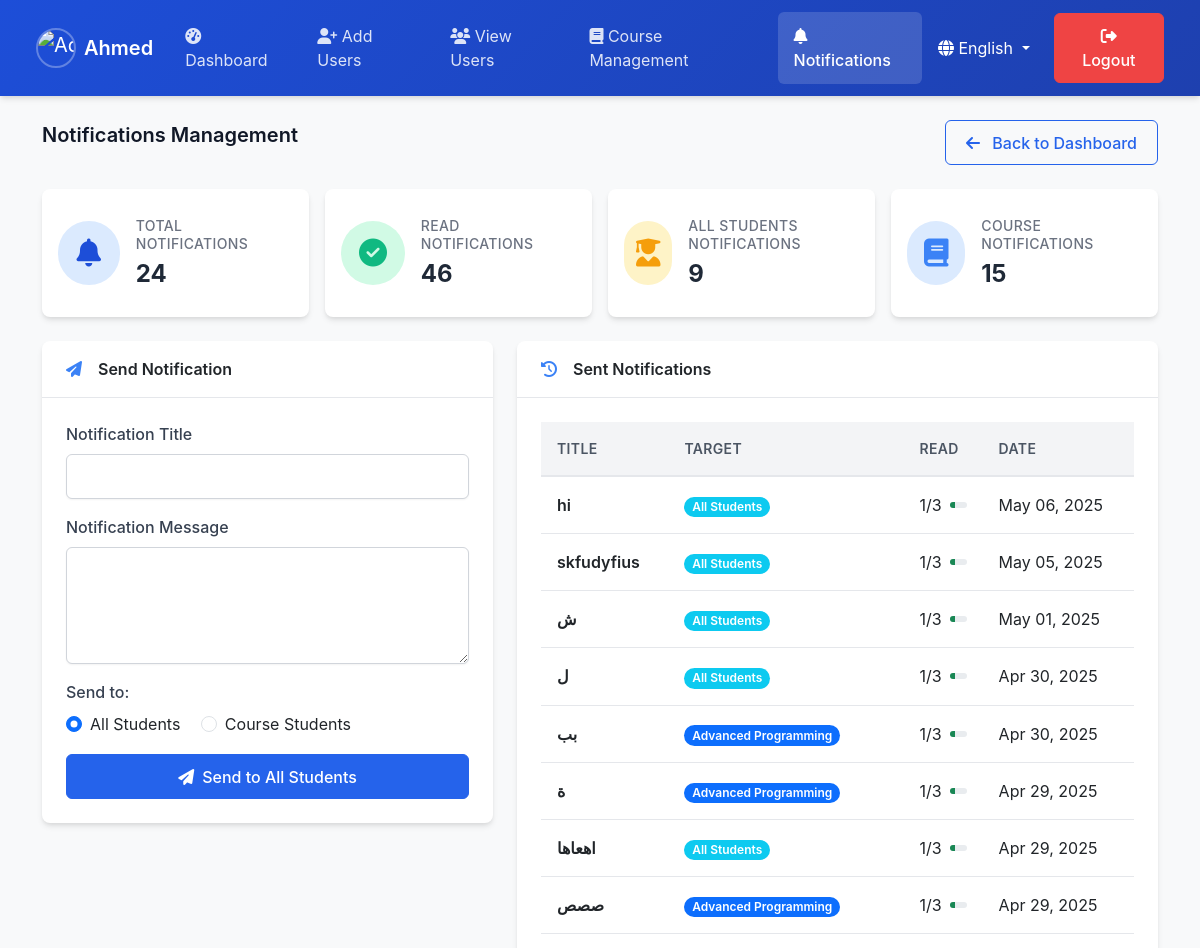
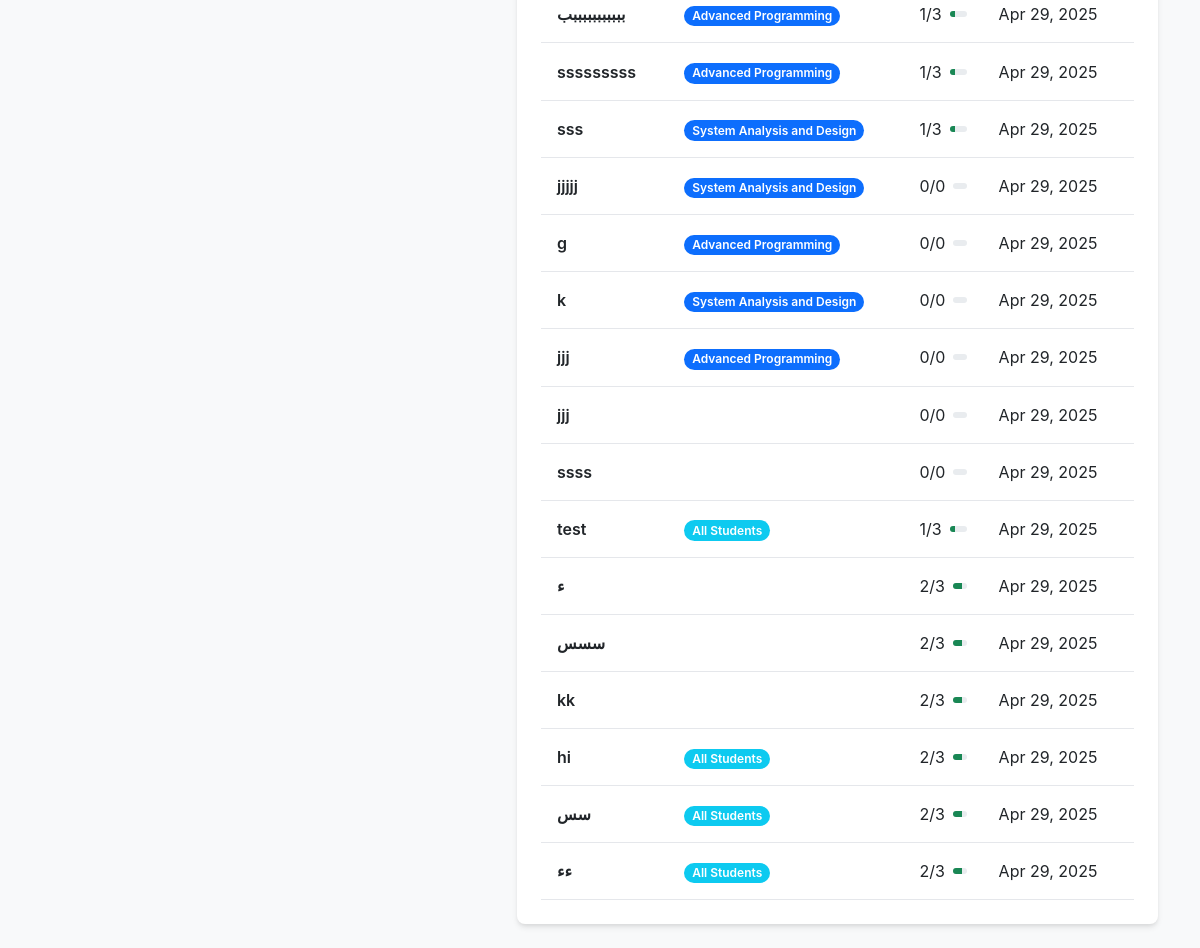
The app's page /admin/notifications_management.php (signed in) with its own data (2 pictures, top to bottom).
### tables this page shows
CREATE TABLE IF NOT EXISTS `notifications` (
  `notification_id` int NOT NULL AUTO_INCREMENT,
  `title` varchar(255) NOT NULL,
  `message` text NOT NULL,
  `created_at` timestamp NULL DEFAULT CURRENT_TIMESTAMP,
  `sender_id` int DEFAULT NULL,
  `target_type` varchar(50) NOT NULL COMMENT 'all, course, specific',
  `target_id` int DEFAULT NULL COMMENT 'course_id or NULL if for all',
  PRIMARY KEY (`notification_id`),
  KEY `sender_id` (`sender_id`)
);

### public_html/admin/notifications_management.php (the view, shortened to what the rows shown need)
<?php
require_once 'notifications.php';
$current_lang = $_SESSION['admin_lang'];
$translations = [
    'en' => [
        'page_title' => 'Notifications Management',
        'send_notification' => 'Send Notification',
        'notification_title' => 'Notification Title',
        'notification_message' => 'Notification Message',
        'send_to' => 'Send to:',
        'all_students' => 'All Students',
        'course_students' => 'Course Students',
        'select_course' => 'Select Course',
        'send_to_all' => 'Send to All Students',
        'send_to_course' => 'Send to Course Students',
        'sent_notifications' => 'Sent Notifications',
        'title' => 'Title',
        'target' => 'Target',
        'read' => 'Read',
        'date' => 'Date',
        'no_notifications' => 'No notifications sent yet',
        'dashboard' => 'Dashboard',
        'add_users' => 'Add Users',
        'view_users' => 'View Users',
        'course_management' => 'Course Management',
        'notifications' => 'Notifications',
        'logout' => 'Logout'
    ],
    'ar' => [
        'page_title' => 'إدارة الإشعارات',
        'send_notification' => 'إرسال إشعار',
        'notification_title' => 'عنوان الإشعار',
        'notification_message' => 'رسالة الإشعار',
        'send_to' => 'إرسال إلى:',
        'all_students' => 'جميع الطلاب',
        'course_students' => 'طلاب المقرر',
        'select_course' => 'اختر المقرر',
        'send_to_all' => 'إرسال لجميع الطلاب',
        'send_to_course' => 'إرسال لطلاب المقرر',
        'sent_notifications' => 'الإشعارات المرسلة',
        'title' => 'العنوان',
        'target' => 'الهدف',
        'read' => 'مقروء',
        'date' => 'التاريخ',
        'no_notifications' => 'لا توجد إشعارات مرسلة حتى الآن',
        'dashboard' => 'لوحة التحكم',
        'add_users' => 'إضافة مستخدمين',
        'view_users' => 'عرض المستخدمين',
        'course_management' => 'إدارة المقررات',
        'notifications' => 'الإشعارات',
        'logout' => 'تسجيل خروج'
    ]
];
$t = $translations[$current_lang];
$notificationsResult = getAllNotifications();
function getNotificationsStatistics() {
    $conn = connectDB();
    $stats = [
        'total' => 0,
        'read' => 0,
        'unread' => 0,
        'all_target' => 0,
        'course_target' => 0
    ];
    $tableExistsResult = $conn->query("SHOW TABLES LIKE 'Notifications'");
    $totalQuery = "SELECT COUNT(*) as count FROM Notifications";
    $result = $conn->query($totalQuery);
    if ($result && $row = $result->fetch_assoc()) {
        $stats['total'] = $row['count'];
    }
    $targetTypeQuery = "SELECT target_type, COUNT(*) as count FROM Notifications GROUP BY target_type";
    $result = $conn->query($targetTypeQuery);
    if ($result) {
        while ($row = $result->fetch_assoc()) {
            if ($row['target_type'] == 'all') {
                $stats['all_target'] = $row['count'];
            } elseif ($row['target_type'] == 'course') {
                $stats['course_target'] = $row['count'];
            }
        }
    }
    $readStatsQuery = "SELECT SUM(is_read) as read_count, COUNT(*) as total FROM NotificationRecipients";
    $result = $conn->query($readStatsQuery);
    if ($result && $row = $result->fetch_assoc()) {
        $stats['read'] = $row['read_count'] ?: 0;
        $stats['unread'] = $row['total'] - $stats['read'];
    }
    return $stats;
}
$notificationStats = getNotificationsStatistics();
?>
<!DOCTYPE html>
<html lang="<?php echo $current_lang; ?>">
<head>
    <link rel="stylesheet" href="https://cdn.jsdelivr.net/npm/bootstrap@5.3.0/dist/css/bootstrap.min.css">
    <link rel="stylesheet" href="https://cdnjs.cloudflare.com/ajax/libs/font-awesome/6.4.0/css/all.min.css">
    <link rel="stylesheet" href="admin.css">
</head>
<body class="bg-light" <?php echo $current_lang == 'ar' ? 'dir="rtl"' : ''; ?>>
<?php
if (file_exists('includes/header.php')) {
    include 'includes/header.php';
} ?>
<div class="container">
    <div class="d-flex justify-content-between align-items-center mb-4">
        <h2><?php echo $t['page_title']; ?></h2>
    </div>
    <div class="row g-3 mb-4">
        <div class="col-xl-3 col-md-6">
            <div class="card h-100">
                <div class="card-body card-stats card-stats-primary">
                    <div class="card-stats-content">
                        <h2><?php echo $notificationStats['total']; ?></h2>
                    </div>
                </div>
            </div>
        </div>
        <div class="col-xl-3 col-md-6">
            <div class="card h-100">
                <div class="card-body card-stats card-stats-success">
                    <div class="card-stats-content">
                        <h2><?php echo $notificationStats['read']; ?></h2>
                    </div>
                </div>
            </div>
        </div>
        <div class="col-xl-3 col-md-6">
            <div class="card h-100">
                <div class="card-body card-stats card-stats-warning">
                    <div class="card-stats-content">
                        <h2><?php echo $notificationStats['all_target']; ?></h2>
                    </div>
                </div>
            </div>
        </div>
        <div class="col-xl-3 col-md-6">
            <div class="card h-100">
                <div class="card-body card-stats card-stats-info">
                    <div class="card-stats-content">
                        <h2><?php echo $notificationStats['course_target']; ?></h2>
                    </div>
                </div>
            </div>
        </div>
    </div>
    <div class="row">
        <div class="col-lg-7">
            <div class="card">
                <div class="card-body">
                    <div class="table-responsive">
                        <table class="table table-hover align-middle">
                            <thead>
                                <tr>
                                    <th><?php echo $t['title']; ?></th>
                                    <th><?php echo $t['target']; ?></th>
                                    <th><?php echo $t['read']; ?></th>
                                    <th><?php echo $t['date']; ?></th>
                                </tr>
                            </thead>
                            <tbody>
                                <?php if ($notificationsResult && $notificationsResult->num_rows > 0): ?>
                                    <?php while ($notification = $notificationsResult->fetch_assoc()): ?>
                                        <tr>
                                            <td class="fw-semibold"><?php echo $notification['title']; ?></td>
                                            <td>
                                                <?php if ($notification['target_type'] == 'all'): ?>
                                                    <span class="badge bg-info"><?php echo $notification['target_name']; ?></span>
                                                <?php else: ?>
                                                    <span class="badge bg-primary"><?php echo $notification['target_name']; ?></span>
                                                <?php endif; ?>
                                            </td>
                                            <td>
                                                <div class="d-flex align-items-center">
                                                    <div class="me-2"><?php echo $notification['read_count']; ?>/<?php echo $notification['recipient_count']; ?></div>
                                                    <?php
                                                    $percentage = ($notification['recipient_count'] > 0) ? ($notification['read_count'] / $notification['recipient_count']) * 100 : 0;
                                                    ?>
                                                    <div class="progress flex-grow-1" style="height: 6px;">
                                                        <div class="progress-bar bg-success" role="progressbar" style="width: <?php echo $percentage; ?>%"
                                                             aria-valuenow="<?php echo $percentage; ?>" aria-valuemin="0" aria-valuemax="100"></div>
                                                    </div>
                                                </div>
                                            </td>
                                            <td><?php echo date('M d, Y', strtotime($notification['created_at'])); ?></td>
                                        </tr>
                                    <?php endwhile; ?>
                                <?php endif; ?>
                            </tbody>
                        </table>
                    </div>
                </div>
            </div>
        </div>
    </div>
</div>
</body>
</html>

### public_html/admin/includes/header.php (shortened to what the rows shown need)
<?php
function getAdminName() {
    $defaultName = 'مدير النظام';
    $admin_id = $_SESSION['user_id'];
    $conn = connectDB();
    $sql = "SELECT name FROM admins WHERE admin_id = ? LIMIT 1";
    $stmt = $conn->prepare($sql);
    $stmt->bind_param("i", $admin_id);
    $stmt->execute();
    $result = $stmt->get_result();
    if ($result && $result->num_rows > 0) {
        $row = $result->fetch_assoc();
        return $row['name'];
    }
    return $defaultName;
}
$current_lang = isset($_SESSION['admin_lang']) ? $_SESSION['admin_lang'] : 'en';
$adminName = getAdminName();
$current_page = basename($_SERVER['PHP_SELF']);
$is_dashboard = ($current_page === 'admin_dashboard.php');
$nav_translations = [
    'en' => [
        'dashboard' => 'Dashboard',
        'add_users' => 'Add Users',
        'view_users' => 'View Users',
        'course_management' => 'Course Management',
        'notifications' => 'Notifications',
        'logout' => 'Logout',
        'english' => 'English',
        'arabic' => 'العربية'
    ],
    'ar' => [
        'dashboard' => 'لوحة التحكم',
        'add_users' => 'إضافة مستخدمين',
        'view_users' => 'عرض المستخدمين',
        'course_management' => 'إدارة المقررات',
        'notifications' => 'الإشعارات',
        'logout' => 'تسجيل خروج',
        'english' => 'English',
        'arabic' => 'العربية'
    ]
];
?>
<nav class="navbar navbar-expand-lg navbar-dark mb-4">
    <div class="container-fluid">
        <a class="navbar-brand d-flex align-items-center" href="admin_dashboard.php">
            <img src="admin.jpg" alt="Admin Photo" id="adminPhoto" width="40" height="40" class="rounded-circle" />
            <span class="ms-2 fw-semibold" id="adminName"><?php echo htmlspecialchars($adminName); ?></span>
        </a>
        <div class="collapse navbar-collapse" id="navbarItems">
            <?php if (!$is_dashboard): ?>
            <ul class="navbar-nav me-auto mb-2 mb-lg-0">
                <li class="nav-item">
                    <a class="nav-link <?php echo $current_page == 'admin_dashboard.php' ? 'active' : ''; ?>" href="admin_dashboard.php">
                        <i class="fas fa-tachometer-alt"></i>
                        <?php echo $nav_translations[$current_lang]['dashboard']; ?>
                    </a>
                </li>
                <li class="nav-item">
                    <a class="nav-link <?php echo $current_page == 'add_users.php' ? 'active' : ''; ?>" href="add_users.php">
                        <i class="fas fa-user-plus"></i>
                        <?php echo $nav_translations[$current_lang]['add_users']; ?>
                    </a>
                </li>
                <li class="nav-item">
                    <a class="nav-link <?php echo $current_page == 'view_users.php' ? 'active' : ''; ?>" href="view_users.php">
                        <i class="fas fa-users"></i>
                        <?php echo $nav_translations[$current_lang]['view_users']; ?>
                    </a>
                </li>
                <li class="nav-item">
                    <a class="nav-link <?php echo $current_page == 'course_enrollment_management.php' ? 'active' : ''; ?>" href="course_enrollment_management.php">
                        <i class="fas fa-book"></i>
                        <?php echo $nav_translations[$current_lang]['course_management']; ?>
                    </a>
                </li>
                <li class="nav-item">
                    <a class="nav-link <?php echo $current_page == 'notifications_management.php' ? 'active' : ''; ?>" href="notifications_management.php">
                        <i class="fas fa-bell"></i>
                        <?php echo $nav_translations[$current_lang]['notifications']; ?>
                    </a>
                </li>
            </ul>
            <?php endif; ?>
            <ul class="navbar-nav <?php echo $is_dashboard ? 'me-auto' : 'ms-auto'; ?> align-items-center">
                <li class="nav-item dropdown me-2">
                    <a class="nav-link dropdown-toggle text-white" href="#" id="languageDropdown" role="button" data-bs-toggle="dropdown">
                        <i class="fas fa-globe"></i>
                        <?php echo $current_lang == 'ar' ? 'العربية' : 'English'; ?>
                    </a>
                </li>
                <li class="nav-item">
                    <a href="logout.php" class="btn btn-danger" id="logoutBtn">
                        <i class="fas fa-sign-out-alt"></i>
                        <?php echo $nav_translations[$current_lang]['logout']; ?>
                    </a>
                </li>
            </ul>
        </div>
    </div>
</nav>

### records on screen
notifications: title "hi", target_name "All Students", read_count "1", recipient_count "3", $percentage 33.333333333333 (drawn), created_at "May 06, 2025"
notifications: title "skfudyfius", target_name "All Students", read_count "1", recipient_count "3", $percentage 33.333333333333 (drawn), created_at "May 05, 2025"
notifications: title "ش", target_name "All Students", read_count "1", recipient_count "3", $percentage 33.333333333333 (drawn), created_at "May 01, 2025"
notifications: title "ل", target_name "All Students", read_count "1", recipient_count "3", $percentage 33.333333333333 (drawn), created_at "Apr 30, 2025"
notifications: title "بب", target_name "Advanced Programming", read_count "1", recipient_count "3", $percentage 33.333333333333 (drawn), created_at "Apr 30, 2025"
notifications: title "ة", target_name "Advanced Programming", read_count "1", recipient_count "3", $percentage 33.333333333333 (drawn), created_at "Apr 29, 2025"
notifications: title "اهعاها", target_name "All Students", read_count "1", recipient_count "3", $percentage 33.333333333333 (drawn), created_at "Apr 29, 2025"
notifications: title "صصص", target_name "Advanced Programming", read_count "1", recipient_count "3", $percentage 33.333333333333 (drawn), created_at "Apr 29, 2025"
notifications: title "بببببببببببب", target_name "Advanced Programming", read_count "1", recipient_count "3", $percentage 33.333333333333 (drawn), created_at "Apr 29, 2025"
notifications: title "sssssssss", target_name "Advanced Programming", read_count "1", recipient_count "3", $percentage 33.333333333333 (drawn), created_at "Apr 29, 2025"
notifications: title "sss", target_name "System Analysis and Design", read_count "1", recipient_count "3", $percentage 33.333333333333 (drawn), created_at "Apr 29, 2025"
notifications: title "jjjjj", target_name "System Analysis and Design", read_count "0", recipient_count "0", created_at "Apr 29, 2025"
notifications: title "g", target_name "Advanced Programming", read_count "0", recipient_count "0", created_at "Apr 29, 2025"
notifications: title "k", target_name "System Analysis and Design", read_count "0", recipient_count "0", created_at "Apr 29, 2025"
notifications: title "jjj", target_name "Advanced Programming", read_count "0", recipient_count "0", created_at "Apr 29, 2025"
notifications: title "jjj", read_count "0", recipient_count "0", created_at "Apr 29, 2025"
notifications: title "ssss", read_count "0", recipient_count "0", created_at "Apr 29, 2025"
notifications: title "test", target_name "All Students", read_count "1", recipient_count "3", $percentage 33.333333333333 (drawn), created_at "Apr 29, 2025"
notifications: title "ء", read_count "2", recipient_count "3", $percentage 66.666666666667 (drawn), created_at "Apr 29, 2025"
notifications: title "سسس", read_count "2", recipient_count "3", $percentage 66.666666666667 (drawn), created_at "Apr 29, 2025"
notifications: title "kk", read_count "2", recipient_count "3", $percentage 66.666666666667 (drawn), created_at "Apr 29, 2025"
notifications: title "hi", target_name "All Students", read_count "2", recipient_count "3", $percentage 66.666666666667 (drawn), created_at "Apr 29, 2025"
notifications: title "سس", target_name "All Students", read_count "2", recipient_count "3", $percentage 66.666666666667 (drawn), created_at "Apr 29, 2025"
notifications: title "ءء", target_name "All Students", read_count "2", recipient_count "3", $percentage 66.666666666667 (drawn), created_at "Apr 29, 2025"

### other values on screen
$adminName "Ahmed"
$nav_translations[$current_lang]['dashboard'] "Dashboard"
$nav_translations[$current_lang]['add_users'] "Add Users"
$nav_translations[$current_lang]['view_users'] "View Users"
$nav_translations[$current_lang]['course_management'] "Course Management"
$nav_translations[$current_lang]['notifications'] "Notifications"
$nav_translations[$current_lang]['logout'] "Logout"
$t['page_title'] "Notifications Management"
$notificationStats['total'] "24"
$notificationStats['read'] "46"
$notificationStats['all_target'] "9"
$notificationStats['course_target'] "15"
$t['send_notification'] "Send Notification"
$t['notification_title'] "Notification Title"
$t['notification_message'] "Notification Message"
